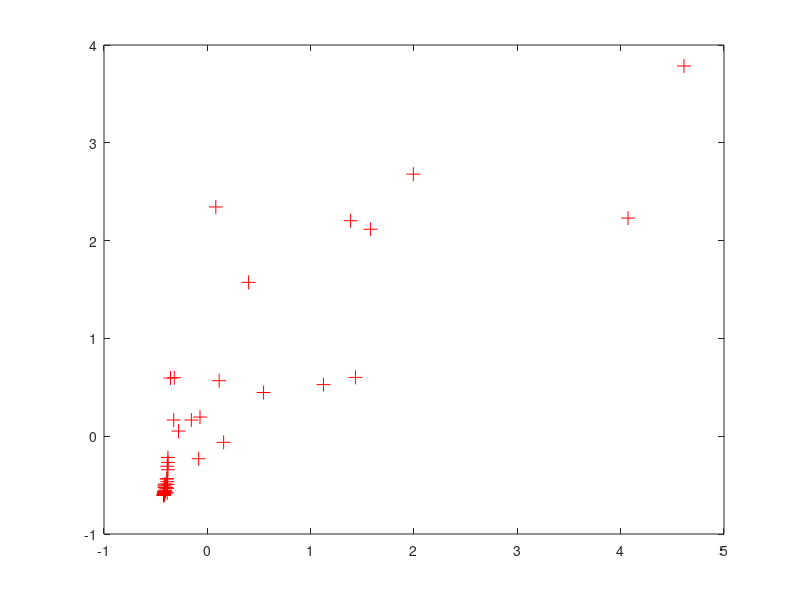

MATLAB code to generate this figure: (Note: this script raises an error after producing the figure.)
clc;
clear;
data = load('data.txt');

x = zscore(data(:,1));
X = [ones(size(data, 1), 1), x];
y = zscore(data(:,2));
plot(x, y, 'r+', 'MarkerSize', 10);
hold on;
alpha = 0.5;

iter=5000

[theta, j_theta] = gradientDescent(X, y, alpha, iter);

fprintf('Theta found by gradient descent: %.25f %.12f \n', theta(1), theta(2));
plot(X(:,2), X*theta, 'go-');